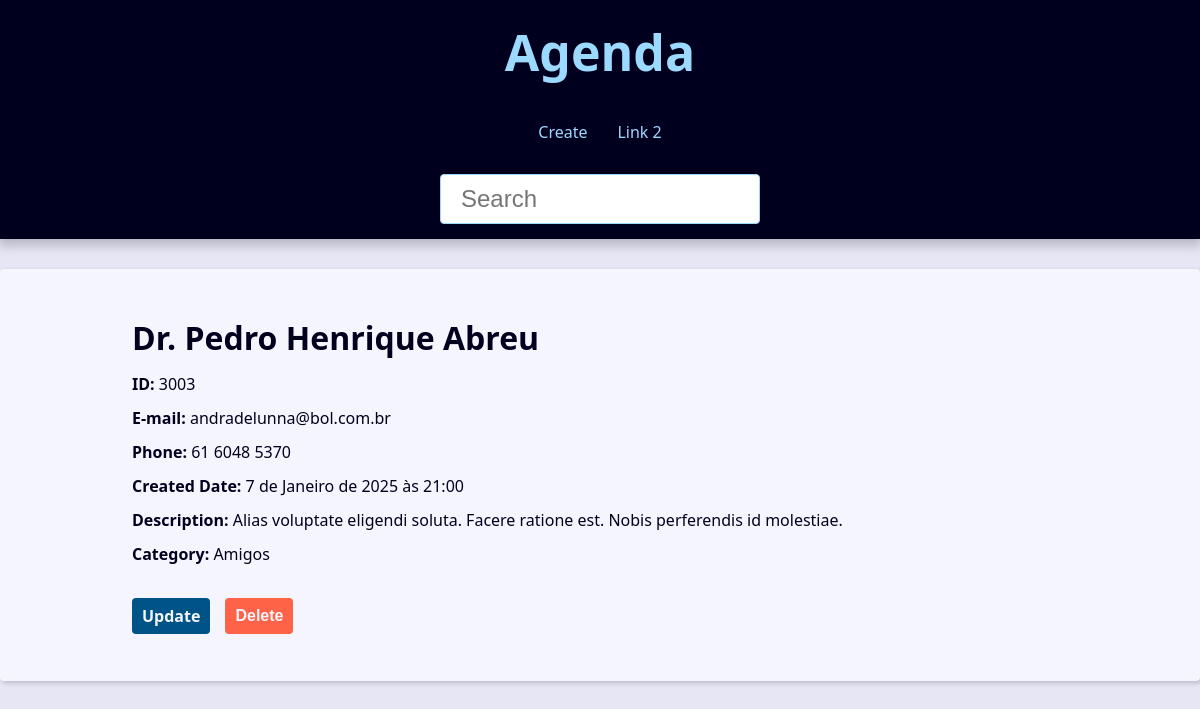
The page /contact/3003/ on the database its author committed.
### contact/models.py (models this page shows, shortened)
class Contact(models.Model):
    first_name = models.CharField(max_length=50)
    last_name = models.CharField(max_length=50, blank=True)
    phone = models.CharField(max_length=50)
    email = models.EmailField(max_length=254, blank=True)
    created_date = models.DateTimeField(default=timezone.now)
    description = models.TextField(blank=True)
    show = models.BooleanField(default=True)
    picture = models.ImageField(blank=True, upload_to='pictures/%Y/%m/')
    category = models.ForeignKey(
        Category,
        on_delete=models.SET_NULL,
        blank=True, null=True
    )
    owner = models.ForeignKey(
        User,
        on_delete=models.SET_NULL,
        blank=True, null=True
    )

class Category(models.Model):
    class Meta:
        verbose_name = 'Category'
        verbose_name_plural = 'Categories'
    name = models.CharField(max_length=50)

### contact/views/contact_views.py (the view)
# urls.py: path('contact/<int:contact_id>/', views.contact, name='contact'),
def contact(request, contact_id):
    single_contact = get_object_or_404(
        Contact, pk=contact_id, show=True
    )
    site_title = f'{single_contact.first_name} {single_contact.last_name} - '
    context = {
        'contact': single_contact,
        'site_title': site_title
    }
    return render(
        request,
        'contact/contact.html',
        context
    )

### contact/templates/contact/contact.html (shortened to what this page needs)
{% extends 'global/base.html' %}
{% block content %}
  <div class="single-contact">
    <h1 class="single-contact-name">
      {{ contact.first_name }} {{ contact.last_name }}
    </h1>
    <p><b>ID:</b> {{ contact.id }}</p>
    <p><b>E-mail:</b> {{ contact.email }}</p>
    <p><b>Phone:</b> {{ contact.phone }}</p>
    <p><b>Created Date:</b> {{ contact.created_date }}</p>
    <p><b>Description:</b> {{ contact.description }}</p>
    <p><b>Category:</b> {{ contact.category.name }}</p>
    <div class="contact-links">
      <a class="btn btn-link" href="{% url 'contact:update' contact.id %}">Update</a>
      <form action="{% url 'contact:delete' contact.id %}" method="POST">
        {% if confirmation == 'no' %}
          <input type="hidden" name="confirmation" value="yes">
          <button class="btn btn-link btn-delete" type="submit">Confirma?</button>
        {% else %}
          <button class="btn btn-link btn-delete" type="submit">Delete</button>
        {% endif %}
      </form>
    </div>
  </div>
{% endblock content %}

### base_static/global/css/style.css (style rules this page uses)
:root { --spacing: 1.5rem; --link-dark-color: rgb(0, 83, 134); --link-light-color: rgb(156, 217, 255); --clr-white: rgb(245, 245, 255); --clr-black: rgb(0, 0, 30); --clr-light-gray: rgb(230, 230, 245); --clr-dark-shadow-5: rgba(0, 0, 10, 5%); --clr-dark-shadow-10: rgba(0, 0, 10, 10%); --clr-dark-shadow-20: rgba(0, 0, 10, 20%); --clr-light-shadow-5: rgba(200, 200, 255, 5%); --clr-light-shadow-10: rgba(200, 200, 255, 10%); --clr-light-shadow-20: rgba(200, 200, 255, 20%); --main-page-width: 120rem; --table-min-width: 60rem; --biggest-font-size: 5rem; --bigger-font-size: 4rem; --big-font-size: 3.2rem; --medium-font-size: 2.4rem; --small-font-size: 1.6rem; --smaller-font-size: 1.4rem; --smallest-font-size: 1.2rem; --transition-fast: 300ms; --transition-medium: 600ms; --transition-slow: 1s; --default-border-radius: 4px; }
*, *::before, *::after { margin: 0; padding: 0; box-sizing: border-box; }
html { font-size: 62.5%; }
body { font-family: system-ui, -apple-system, BlinkMacSystemFont, 'Segoe UI', Roboto, Oxygen, Ubuntu, Cantarell, 'Open Sans', 'Helvetica Neue', sans-serif; line-height: 1.5; font-size: var(--small-font-size); color: var(--clr-black); -webkit-font-smoothing: antialiased; background: var(--clr-light-gray); }
@media (min-width: 600px) { .single-contact { max-width: 80%; margin: calc(var(--spacing) * 2) auto; } }
.single-contact h1 { margin: 1rem 0; }
.single-contact p { margin: 1rem 0; }
.btn { background-color: var(--link-dark-color); color: var(--clr-white); font-weight: bold; border: none; padding: 1rem 2rem; border-radius: var(--default-border-radius); cursor: pointer; transition: filter var(--transition-fast) ease-in-out; }
.contact-links { margin-block: calc(var(--small-font-size) * 2); display: flex; align-items: center; gap: 0 var(--spacing); }
.btn-link { font-size: var(--small-font-size); text-decoration: none; font-weight: bold; padding: 1rem; display: block; line-height: var(--small-font-size); }
.btn-delete { background: tomato; }

### rows shown on the page
Contact: first_name "Dr.", last_name "Pedro Henrique Abreu", id "3003", email "andradelunna@bol.com.br", phone "61 6048 5370", created_date "7 de Janeiro de 2025 às 21:00", description "Alias voluptate eligendi soluta. Facere ratione est. Nobis perferendis id molestiae.", category.name "Amigos"
